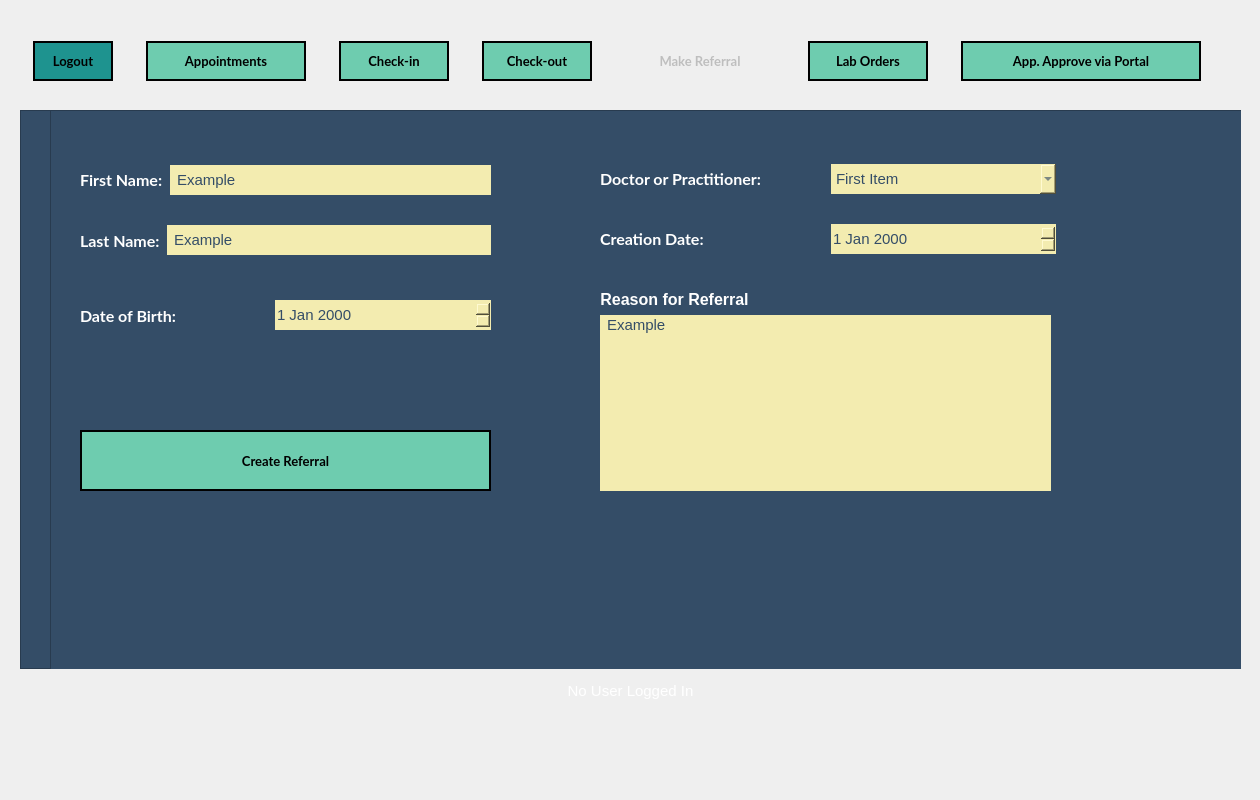
<?xml version="1.0" encoding="UTF-8"?>
<ui version="4.0">
 <class>ReferralsWindow</class>
 <widget class="QMainWindow" name="ReferralsWindow">
  <property name="geometry">
   <rect>
    <x>0</x>
    <y>0</y>
    <width>1260</width>
    <height>800</height>
   </rect>
  </property>
  <property name="minimumSize">
   <size>
    <width>1260</width>
    <height>800</height>
   </size>
  </property>
  <property name="maximumSize">
   <size>
    <width>1260</width>
    <height>800</height>
   </size>
  </property>
  <property name="windowTitle">
   <string>Forsyth Family Practice Center - [ TEMPLATE ]</string>
  </property>
  <property name="styleSheet">
   <string notr="true">border-image: url(:/newPrefix/imgs/app-bg.png);

QGroupBox, QFrame {
	border-image: none;
	border: none;
}</string>
  </property>
  <widget class="QWidget" name="centralwidget">
   <widget class="QGroupBox" name="groupBox_NavBar">
    <property name="geometry">
     <rect>
      <x>20</x>
      <y>40</y>
      <width>1221</width>
      <height>80</height>
     </rect>
    </property>
    <property name="styleSheet">
     <string notr="true">border: none; border-image: none;</string>
    </property>
    <property name="title">
     <string/>
    </property>
    <widget class="QWidget" name="layoutWidget">
     <property name="geometry">
      <rect>
       <x>0</x>
       <y>0</y>
       <width>1201</width>
       <height>42</height>
      </rect>
     </property>
     <layout class="QHBoxLayout" name="Layout_NavBar">
      <property name="spacing">
       <number>20</number>
      </property>
      <item>
       <widget class="QPushButton" name="Nav_LogoutBtn">
        <property name="minimumSize">
         <size>
          <width>80</width>
          <height>40</height>
         </size>
        </property>
        <property name="maximumSize">
         <size>
          <width>60</width>
          <height>16777215</height>
         </size>
        </property>
        <property name="font">
         <font>
          <family>Lato</family>
          <pointsize>10</pointsize>
          <weight>75</weight>
          <bold>true</bold>
         </font>
        </property>
        <property name="cursor">
         <cursorShape>PointingHandCursor</cursorShape>
        </property>
        <property name="styleSheet">
         <string notr="true">QPushButton {
	border-image: none;
	background-color: rgb(30, 147, 143);
	color: black;
	border: 2px solid black;
}

QPushButton::hover {
	background-color: rgb(14, 81, 85);
	color: white;
}</string>
        </property>
        <property name="text">
         <string>Logout</string>
        </property>
       </widget>
      </item>
      <item>
       <widget class="QPushButton" name="Nav_Appointments">
        <property name="sizePolicy">
         <sizepolicy hsizetype="Preferred" vsizetype="Fixed">
          <horstretch>0</horstretch>
          <verstretch>0</verstretch>
         </sizepolicy>
        </property>
        <property name="minimumSize">
         <size>
          <width>160</width>
          <height>40</height>
         </size>
        </property>
        <property name="maximumSize">
         <size>
          <width>90</width>
          <height>16777215</height>
         </size>
        </property>
        <property name="font">
         <font>
          <family>Lato</family>
          <pointsize>10</pointsize>
          <weight>75</weight>
          <bold>true</bold>
         </font>
        </property>
        <property name="cursor">
         <cursorShape>PointingHandCursor</cursorShape>
        </property>
        <property name="autoFillBackground">
         <bool>false</bool>
        </property>
        <property name="styleSheet">
         <string notr="true">QPushButton {
	border-image: none;
	background-color: #6ECCAF;
	color: black;
	border: 2px solid black;
}

QPushButton::hover {
	background-color: rgb(139, 231, 100);
	color: white;
}</string>
        </property>
        <property name="text">
         <string>Appointments</string>
        </property>
       </widget>
      </item>
      <item>
       <widget class="QPushButton" name="Nav_CheckinBtn">
        <property name="minimumSize">
         <size>
          <width>110</width>
          <height>40</height>
         </size>
        </property>
        <property name="maximumSize">
         <size>
          <width>80</width>
          <height>16777215</height>
         </size>
        </property>
        <property name="font">
         <font>
          <family>Lato</family>
          <pointsize>10</pointsize>
          <weight>75</weight>
          <bold>true</bold>
         </font>
        </property>
        <property name="cursor">
         <cursorShape>PointingHandCursor</cursorShape>
        </property>
        <property name="styleSheet">
         <string notr="true">QPushButton {
	border-image: none;
	background-color: #6ECCAF;
	color: black;
	border: 2px solid black;
}

QPushButton::hover {
	background-color: rgb(139, 231, 100);
	color: white;
}

</string>
        </property>
        <property name="text">
         <string>Check-in</string>
        </property>
       </widget>
      </item>
      <item>
       <widget class="QPushButton" name="Nav_CheckoutBtn">
        <property name="minimumSize">
         <size>
          <width>110</width>
          <height>40</height>
         </size>
        </property>
        <property name="maximumSize">
         <size>
          <width>90</width>
          <height>16777215</height>
         </size>
        </property>
        <property name="font">
         <font>
          <family>Lato</family>
          <pointsize>10</pointsize>
          <weight>75</weight>
          <bold>true</bold>
         </font>
        </property>
        <property name="cursor">
         <cursorShape>PointingHandCursor</cursorShape>
        </property>
        <property name="styleSheet">
         <string notr="true">QPushButton {
	border-image: none;
	background-color: #6ECCAF;
	color: black;
	border: 2px solid black;
}

QPushButton::hover {
	background-color: rgb(139, 231, 100);
	color: white;
}</string>
        </property>
        <property name="text">
         <string>Check-out</string>
        </property>
       </widget>
      </item>
      <item>
       <widget class="QPushButton" name="Nav_MakeReferralBtn">
        <property name="enabled">
         <bool>false</bool>
        </property>
        <property name="minimumSize">
         <size>
          <width>150</width>
          <height>40</height>
         </size>
        </property>
        <property name="maximumSize">
         <size>
          <width>110</width>
          <height>16777215</height>
         </size>
        </property>
        <property name="font">
         <font>
          <family>Lato</family>
          <pointsize>10</pointsize>
          <weight>75</weight>
          <bold>true</bold>
         </font>
        </property>
        <property name="cursor">
         <cursorShape>PointingHandCursor</cursorShape>
        </property>
        <property name="styleSheet">
         <string notr="true">QPushButton {
	border-image: none;
	background-color: rgba(110, 204, 175, .2);
	color: rgba(0, 0, 0, .2);
	border: 2px solid rgba(0, 0, 0, .2);
}

QPushButton::hover {
	background-color: rgb(139, 231, 100);
	color: white;
}</string>
        </property>
        <property name="text">
         <string>Make Referral</string>
        </property>
       </widget>
      </item>
      <item>
       <widget class="QPushButton" name="Nav_LabOrdersBtn">
        <property name="minimumSize">
         <size>
          <width>120</width>
          <height>40</height>
         </size>
        </property>
        <property name="maximumSize">
         <size>
          <width>90</width>
          <height>16777215</height>
         </size>
        </property>
        <property name="font">
         <font>
          <family>Lato</family>
          <pointsize>10</pointsize>
          <weight>75</weight>
          <bold>true</bold>
         </font>
        </property>
        <property name="cursor">
         <cursorShape>PointingHandCursor</cursorShape>
        </property>
        <property name="styleSheet">
         <string notr="true">QPushButton {
	border-image: none;
	background-color: #6ECCAF;
	color: black;
	border: 2px solid black;
}

QPushButton::hover {
	background-color: rgb(139, 231, 100);
	color: white;
}</string>
        </property>
        <property name="text">
         <string>Lab Orders</string>
        </property>
       </widget>
      </item>
      <item>
       <widget class="QPushButton" name="Nav_ApproveAppointmentsBtn">
        <property name="minimumSize">
         <size>
          <width>240</width>
          <height>40</height>
         </size>
        </property>
        <property name="maximumSize">
         <size>
          <width>90</width>
          <height>16777215</height>
         </size>
        </property>
        <property name="font">
         <font>
          <family>Lato</family>
          <pointsize>10</pointsize>
          <weight>75</weight>
          <bold>true</bold>
         </font>
        </property>
        <property name="cursor">
         <cursorShape>PointingHandCursor</cursorShape>
        </property>
        <property name="styleSheet">
         <string notr="true">QPushButton {
	border-image: none;
	background-color: #6ECCAF;
	color: black;
	border: 2px solid black;
}

QPushButton::hover {
	background-color: rgb(139, 231, 100);
	color: white;
}</string>
        </property>
        <property name="text">
         <string>App. Approve via Portal</string>
        </property>
       </widget>
      </item>
     </layout>
    </widget>
   </widget>
   <widget class="QWidget" name="layoutWidget">
    <property name="geometry">
     <rect>
      <x>0</x>
      <y>0</y>
      <width>2</width>
      <height>2</height>
     </rect>
    </property>
    <layout class="QHBoxLayout" name="horizontalLayout_6"/>
   </widget>
   <widget class="QFrame" name="Main_Frame">
    <property name="geometry">
     <rect>
      <x>20</x>
      <y>110</y>
      <width>1221</width>
      <height>559</height>
     </rect>
    </property>
    <property name="minimumSize">
     <size>
      <width>0</width>
      <height>0</height>
     </size>
    </property>
    <property name="maximumSize">
     <size>
      <width>16777215</width>
      <height>16777215</height>
     </size>
    </property>
    <property name="styleSheet">
     <string notr="true">QFrame {
	border-image: none;
	background-color: rgb(52, 77, 103);
}


QLineEdit, QComboBox, QDateEdit, QDateTimeEdit {
	border-image: none;
    border: none;
	min-width: 200px;
	height: 30px;
	background-color: #F3ECB0;
	color: #344D67;
	font-family: &quot;MS Shell Dlg 2&quot;;
	font-size: 11;
}

QLineEdit {
	padding-left: 5px;
	padding-right: 5px;
}

QLabel {
	color: white;
}</string>
    </property>
    <property name="frameShape">
     <enum>QFrame::StyledPanel</enum>
    </property>
    <property name="frameShadow">
     <enum>QFrame::Raised</enum>
    </property>
    <widget class="QFrame" name="InputFrame">
     <property name="geometry">
      <rect>
       <x>30</x>
       <y>0</y>
       <width>1251</width>
       <height>561</height>
      </rect>
     </property>
     <property name="styleSheet">
      <string notr="true">border-image: none;
</string>
     </property>
     <property name="frameShape">
      <enum>QFrame::StyledPanel</enum>
     </property>
     <property name="frameShadow">
      <enum>QFrame::Raised</enum>
     </property>
     <widget class="QWidget" name="layoutWidget">
      <property name="geometry">
       <rect>
        <x>30</x>
        <y>50</y>
        <width>411</width>
        <height>41</height>
       </rect>
      </property>
      <layout class="QVBoxLayout" name="verticalLayout">
       <item>
        <layout class="QHBoxLayout" name="Layout_PatientFirstName">
         <property name="spacing">
          <number>7</number>
         </property>
         <item>
          <widget class="QLabel" name="Label_PatientFirstName">
           <property name="font">
            <font>
             <family>Lato</family>
             <pointsize>12</pointsize>
             <weight>75</weight>
             <bold>true</bold>
            </font>
           </property>
           <property name="styleSheet">
            <string notr="true"/>
           </property>
           <property name="text">
            <string>First Name:</string>
           </property>
          </widget>
         </item>
         <item>
          <widget class="QLineEdit" name="LineEdit_PatientFirstName">
           <property name="font">
            <font>
             <family>MS Shell Dlg 2</family>
             <pointsize>11</pointsize>
            </font>
           </property>
           <property name="styleSheet">
            <string notr="true"/>
           </property>
           <property name="text">
            <string>Example</string>
           </property>
           <property name="alignment">
            <set>Qt::AlignLeading|Qt::AlignLeft|Qt::AlignVCenter</set>
           </property>
          </widget>
         </item>
        </layout>
       </item>
      </layout>
     </widget>
     <widget class="QWidget" name="layoutWidget">
      <property name="geometry">
       <rect>
        <x>550</x>
        <y>50</y>
        <width>456</width>
        <height>38</height>
       </rect>
      </property>
      <layout class="QHBoxLayout" name="Layout_DocOrPrac">
       <item>
        <widget class="QLabel" name="Label_DoctorPractitioner">
         <property name="font">
          <font>
           <family>Lato</family>
           <pointsize>12</pointsize>
           <weight>75</weight>
           <bold>true</bold>
          </font>
         </property>
         <property name="styleSheet">
          <string notr="true"/>
         </property>
         <property name="text">
          <string>Doctor or Practitioner:</string>
         </property>
        </widget>
       </item>
       <item>
        <widget class="QComboBox" name="ComboBox_DoctorPractitioner">
         <property name="font">
          <font>
           <family>MS Shell Dlg 2</family>
           <pointsize>11</pointsize>
          </font>
         </property>
         <item>
          <property name="text">
           <string>First Item</string>
          </property>
         </item>
         <item>
          <property name="text">
           <string>Second Item</string>
          </property>
         </item>
        </widget>
       </item>
      </layout>
     </widget>
     <widget class="QWidget" name="layoutWidget_3">
      <property name="geometry">
       <rect>
        <x>550</x>
        <y>110</y>
        <width>456</width>
        <height>38</height>
       </rect>
      </property>
      <layout class="QHBoxLayout" name="Layout_comboBox_Creation_Date">
       <item>
        <widget class="QLabel" name="Label_CreationDate">
         <property name="font">
          <font>
           <family>Lato</family>
           <pointsize>12</pointsize>
           <weight>75</weight>
           <bold>true</bold>
          </font>
         </property>
         <property name="styleSheet">
          <string notr="true"/>
         </property>
         <property name="text">
          <string>Creation Date:</string>
         </property>
        </widget>
       </item>
       <item>
        <widget class="QDateEdit" name="DateEdit_CreationDate">
         <property name="font">
          <font>
           <family>MS Shell Dlg 2</family>
           <pointsize>11</pointsize>
          </font>
         </property>
        </widget>
       </item>
      </layout>
     </widget>
     <widget class="QPushButton" name="Btn_CreateReferral">
      <property name="geometry">
       <rect>
        <x>30</x>
        <y>320</y>
        <width>411</width>
        <height>61</height>
       </rect>
      </property>
      <property name="minimumSize">
       <size>
        <width>110</width>
        <height>40</height>
       </size>
      </property>
      <property name="font">
       <font>
        <family>Lato</family>
        <pointsize>10</pointsize>
        <weight>75</weight>
        <bold>true</bold>
       </font>
      </property>
      <property name="cursor">
       <cursorShape>PointingHandCursor</cursorShape>
      </property>
      <property name="styleSheet">
       <string notr="true">QPushButton {
	border-image: none;
	background-color: #6ECCAF;
	color: black;
	border: 2px solid black;
}

QPushButton::hover {
	background-color: rgb(139, 231, 100);
	color: white;
}</string>
      </property>
      <property name="text">
       <string>Create Referral</string>
      </property>
      <property name="iconSize">
       <size>
        <width>25</width>
        <height>25</height>
       </size>
      </property>
     </widget>
     <widget class="QWidget" name="layoutWidget_2">
      <property name="geometry">
       <rect>
        <x>30</x>
        <y>110</y>
        <width>411</width>
        <height>41</height>
       </rect>
      </property>
      <layout class="QHBoxLayout" name="Layout_LastName">
       <property name="spacing">
        <number>7</number>
       </property>
       <item>
        <widget class="QLabel" name="Label_PatientLastName">
         <property name="font">
          <font>
           <family>Lato</family>
           <pointsize>12</pointsize>
           <weight>75</weight>
           <bold>true</bold>
          </font>
         </property>
         <property name="styleSheet">
          <string notr="true"/>
         </property>
         <property name="text">
          <string>Last Name:</string>
         </property>
        </widget>
       </item>
       <item>
        <widget class="QLineEdit" name="LineEdit_PatientLastName">
         <property name="font">
          <font>
           <family>MS Shell Dlg 2</family>
           <pointsize>11</pointsize>
          </font>
         </property>
         <property name="styleSheet">
          <string notr="true"/>
         </property>
         <property name="text">
          <string>Example</string>
         </property>
         <property name="alignment">
          <set>Qt::AlignLeading|Qt::AlignLeft|Qt::AlignVCenter</set>
         </property>
        </widget>
       </item>
      </layout>
     </widget>
     <widget class="QWidget" name="layoutWidget_4">
      <property name="geometry">
       <rect>
        <x>30</x>
        <y>180</y>
        <width>411</width>
        <height>51</height>
       </rect>
      </property>
      <layout class="QHBoxLayout" name="Layout_DateOfBirth">
       <property name="spacing">
        <number>7</number>
       </property>
       <item>
        <widget class="QLabel" name="Label_DOB">
         <property name="font">
          <font>
           <family>Lato</family>
           <pointsize>12</pointsize>
           <weight>75</weight>
           <bold>true</bold>
          </font>
         </property>
         <property name="styleSheet">
          <string notr="true"/>
         </property>
         <property name="text">
          <string>Date of Birth:</string>
         </property>
        </widget>
       </item>
       <item>
        <widget class="QDateEdit" name="DateEdit_DOB">
         <property name="font">
          <font>
           <family>MS Shell Dlg 2</family>
           <pointsize>11</pointsize>
          </font>
         </property>
        </widget>
       </item>
      </layout>
     </widget>
     <widget class="QWidget" name="layoutWidget">
      <property name="geometry">
       <rect>
        <x>550</x>
        <y>180</y>
        <width>451</width>
        <height>201</height>
       </rect>
      </property>
      <layout class="QVBoxLayout" name="ReferralReason">
       <property name="leftMargin">
        <number>0</number>
       </property>
       <item>
        <widget class="QLabel" name="Label_Reason">
         <property name="sizePolicy">
          <sizepolicy hsizetype="Maximum" vsizetype="Maximum">
           <horstretch>0</horstretch>
           <verstretch>0</verstretch>
          </sizepolicy>
         </property>
         <property name="font">
          <font>
           <pointsize>12</pointsize>
           <weight>75</weight>
           <bold>true</bold>
          </font>
         </property>
         <property name="text">
          <string>Reason for Referral</string>
         </property>
         <property name="alignment">
          <set>Qt::AlignCenter</set>
         </property>
        </widget>
       </item>
       <item>
        <widget class="QLineEdit" name="LineEdit_Reason">
         <property name="sizePolicy">
          <sizepolicy hsizetype="Expanding" vsizetype="Expanding">
           <horstretch>0</horstretch>
           <verstretch>0</verstretch>
          </sizepolicy>
         </property>
         <property name="font">
          <font>
           <family>MS Shell Dlg 2</family>
           <pointsize>11</pointsize>
          </font>
         </property>
         <property name="text">
          <string>Example</string>
         </property>
         <property name="alignment">
          <set>Qt::AlignLeading|Qt::AlignLeft|Qt::AlignTop</set>
         </property>
        </widget>
       </item>
      </layout>
     </widget>
    </widget>
   </widget>
   <widget class="QGroupBox" name="horizontalGroupBox">
    <property name="geometry">
     <rect>
      <x>20</x>
      <y>670</y>
      <width>1221</width>
      <height>41</height>
     </rect>
    </property>
    <property name="styleSheet">
     <string notr="true">QGroupBox {
	border: none;
	border-image: none;
	background-color: none;
}</string>
    </property>
    <layout class="QHBoxLayout" name="horizontalLayout_5">
     <item>
      <widget class="QLabel" name="currentUserLabel">
       <property name="font">
        <font>
         <pointsize>11</pointsize>
        </font>
       </property>
       <property name="styleSheet">
        <string notr="true">QLabel {
	background-color: none;
	border-image: none;
	color: white;
}</string>
       </property>
       <property name="text">
        <string>No User Logged In</string>
       </property>
       <property name="alignment">
        <set>Qt::AlignCenter</set>
       </property>
      </widget>
     </item>
    </layout>
   </widget>
  </widget>
 </widget>
 <resources>
  <include location="assets/qrc/app-bg.qrc"/>
 </resources>
 <connections/>
</ui>
